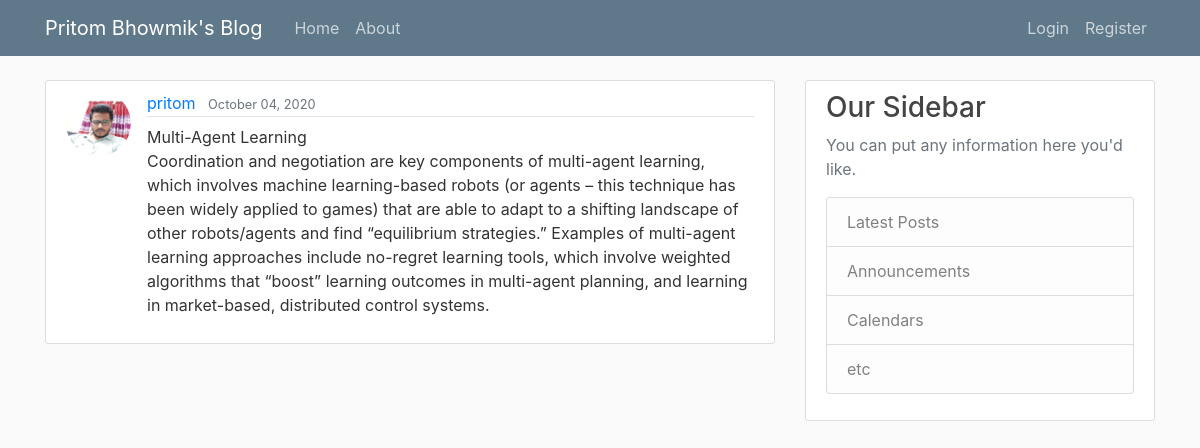
The app's page /post/18/ with its own data.
### blog/models.py (models this page shows, shortened)
class Post(models.Model):
    title = models.CharField(max_length=100)
    content = models.TextField()
    date_posted = models.DateTimeField(default=timezone.now)
    author = models.ForeignKey(User, on_delete=models.CASCADE)

### users/models.py (models this page shows, shortened)
class Profile(models.Model):
    user = models.OneToOneField(User, on_delete=models.CASCADE)
    image = models.ImageField(default='default.jpg', upload_to='profile_pics')

### blog/views.py (the view)
# urls.py: path('post/<int:pk>/', PostDetailView.as_view(), name='post-detail'),
class PostDetailView(DetailView):
    model = Post

### blog/templates/blog/post_detail.html (shortened to what this page needs)
{% extends "blog/base.html" %} {% block content %}
<article class="media content-section">
  <img
    class="rounded-circle article-img"
    src="{{ object.author.profile.image.url }} "
  />
  <div class="media-body">
    <div class="article-metadata">
      <a class="mr-2" href="{% url 'user-posts' object.author.username %}">{{ object.author }}</a>
      <small class="text-muted">{{ object.date_posted |date:"F d, Y" }}</small>
    </div>
    <h2 class="article-title"></h2>{{ object.title }}</h2>
    <p class="article-content">{{ object.content }}</p>
  </div>
</article>
{% endblock content %}

### blog/static/blog/main.css (style rules this page uses)
body { background: #fafafa; color: #333333; margin-top: 5rem; }
.content-section { background: #ffffff; padding: 10px 20px; border: 1px solid #dddddd; border-radius: 3px; margin-bottom: 20px; }
.article-content { white-space: pre-line; }
.article-img { height: 65px; width: 65px; margin-right: 16px; }
.article-metadata { padding-bottom: 1px; margin-bottom: 4px; border-bottom: 1px solid #e3e3e3; }

### records on screen
Post: author.profile.image (picture), author "pritom", date_posted "October 04, 2020", title "Multi-Agent Learning", content "Coordination and negotiation are key components of multi-agent learning, which involves machine learning-based robots (or agents – this technique has been widely applied to games) that are able to adapt to a shifting landscape of other robots/agents and find “equilibrium strategies.” Examples of multi-agent learning approaches include no-regret learning tools, which involve weighted algorithms that “boost” learning outcomes in multi-agent planning, and learning in market-based, distributed control systems."
